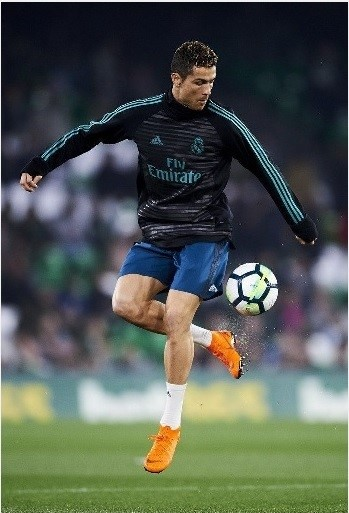
%> input picture E33/ronaldo.jpg, 349 x 513 px
$ octave E33.m   (GNU Octave 9; MATLAB toolbox functions it lacks are replaced by stand-ins)
%> lines starting %> are read from the running program, lines starting %| are printed output that depends on the picture; in (x1, y1, x2, y2) boxes, pixels count from 0 and x2, y2 are one past the last pixel; in counts of white or black regions, pixels touching at a corner belong together; the program's own positions count from 1
### E39/circle_hough.m
function [h, margin] = circle_hough(b, rrange, varargin)
opts = {'same', 'normalise'};
narginchk(2, 2+length(opts));
validateattributes(rrange, {'double'}, {'real' 'positive' 'vector'});
if ~iscell(varargin)
    varargin = {varargin};
end
if ~all(ismember(varargin, opts))
    error('Unrecognised option');
end
if ~all(ismember(varargin, opts))
    error('Unrecognised option');
end
[featR, featC] = find(b);
[nr, nc] = size(b);
nradii = length(rrange);
margin = ceil(max(rrange));
nrh = nr + 2*margin;
nch = nc + 2*margin;
h = zeros(nrh*nch*nradii, 1, 'uint32');
tempR = []; tempC = []; tempRad = [];
for i = 1:nradii
    [tR, tC] = circlepoints(rrange(i));
    tempR = [tempR tR]; %#ok<*AGROW>
    tempC = [tempC tC];
    tempRad = [tempRad repmat(i, 1, length(tR))];
end
tempInd = uint32( tempR+margin + nrh*(tempC+margin) + nrh*nch*(tempRad-1) );
featInd = uint32( featR' + nrh*(featC-1)' );
for f = featInd
    incI = tempInd + f;
    h(incI) = h(incI) + 1;
end
h = reshape(double(h), nrh, nch, nradii);
if ismember('same', varargin)
    h = h(1+margin:end-margin, 1+margin:end-margin, :);
    margin = 0;
end
if ismember('normalise', varargin)
    h = bsxfun(@rdivide, h, reshape(rrange, 1, 1, length(rrange)));
end
end

### E39/circle_houghpeaks.m
function peaks = circle_houghpeaks(h, radii, varargin)
params = checkargs(h, radii, varargin{:});
if params.smoothxy > 0
    [m, hsize] = gaussmask1d(params.smoothxy);
    h = cat(1, h(hsize:-1:1,:,:), h, h(end:-1:end-hsize+1,:,:));
    h = convn(h, reshape(m, length(m), 1, 1), 'valid');
    h = cat(2, h(:,hsize:-1:1,:), h, h(:,end:-1:end-hsize+1,:));
    h = convn(h, reshape(m, 1, length(m), 1), 'valid');
end
if params.smoothr > 0
    [m, hsize] = gaussmask1d(params.smoothr);
    h = cat(3, h(:,:,hsize:-1:1), h, h(:,:,end:-1:end-hsize+1));
    h = convn(h, reshape(m, 1, 1, length(m)), 'valid');
end
if isempty(params.threshold)
    params.threshold = 0.5 * max(h(:));
end

if isempty(params.nhoodxy) && isempty(params.nhoodr)
    maxarr = imregionalmax(h);
    maxarr = maxarr & h >= params.threshold;
    peakind = find(maxarr);
    [y, x, rind] = ind2sub(size(h), peakind);
    peaks = [x'; y'; radii(rind)];
    if ~isempty(params.npeaks) && params.npeaks < size(peaks,2)
        [~, ind] = sort(h(peakind), 'descend');
        ind = ind(1:params.npeaks);
        peaks = peaks(:, ind);
    end
else
    if isempty(params.nhoodxy)
        params.nhoodxy = 1;
    elseif isempty(params.nhoodr)
        params.nhoodr = 1;
    end
    nhood2 = ([params.nhoodxy params.nhoodxy params.nhoodr]-1) / 2;
    if isempty(params.npeaks)
        maxpks = 0;
        peaks = zeros(3, round(numel(h)/100));
    else
        maxpks = params.npeaks;
        peaks = zeros(3, maxpks);
    end
    np = 0;
    while true
        [r, c, k, v] = max3(h);
        if v < params.threshold || v == 0
            break;
        end
        np = np + 1;
        peaks(:, np) = [c; r; radii(k)];
        if np == maxpks
            break;
        end
        r0 = max([1 1 1], [r c k]-nhood2);
        r1 = min(size(h), [r c k]+nhood2);
        h(r0(1):r1(1), r0(2):r1(2), r0(3):r1(3)) = 0;
    end
    peaks(:, np+1:end) = [];
end
if params.margin > 0
    peaks([1 2], :) = peaks([1 2], :) - params.margin;
end
end
function params = checkargs(h, radii, varargin)
ip = inputParser;
htest = @(h) validateattributes(h, {'double'}, {'real' 'nonnegative' 'nonsparse'});
ip.addRequired('h', htest);
rtest = @(radii) validateattributes(radii, {'double'}, {'real' 'positive' 'vector'});
ip.addRequired('radii', rtest);
mtest = @(n) validateattributes(n, {'double'}, {'real' 'nonnegative' 'integer' 'scalar'});
ip.addOptional('margin', 0, mtest);
stest = @(s) validateattributes(s, {'double'}, {'real' 'nonnegative' 'scalar'});
ip.addParamValue('smoothxy', 0, stest);
ip.addParamValue('smoothr', 0, stest);
ip.addParamValue('threshold', [], stest);
nptest = @(n) validateattributes(n, {'double'}, {'real' 'positive' 'integer' 'scalar'});
ip.addParamValue('npeaks', [], nptest);
nhtest = @(n) validateattributes(n, {'double'}, {'odd' 'positive' 'scalar'});
ip.addParamValue('nhoodxy', [], nhtest);
ip.addParamValue('nhoodr', [], nhtest);
ip.parse(h, radii, varargin{:});
params = ip.Results;
end
% [6 lines left out: function gaussmask1d, not called in this run]
function [r, c, k, v] = max3(h)
[vr, r] = max(h);
[vc, c] = max(vr);
[v, k] = max(vc);
c = c(1, 1, k);
r = r(1, c, k);
end

### E39/circlepoints.m
function [x, y] = circlepoints(r)
x = [];
y = [];
for rad = r
    [xp, yp] = circlepoints1(rad);
    x = [x xp];
    y = [y yp];
end
end
% [19 lines left out: function circlepoints1, not called in this run]

### E33/E33.m
clc; clear; close all; warning off all;
im = imread('ronaldo.jpg');
%> im is the input picture: size 513x349x3 uint8; mean R, G, B 80.4, 87.8, 80.4
figure,imshow(im);
im_gray = rgb2gray(im);
figure,imshow(im_gray);
e = edge(im_gray, 'canny');
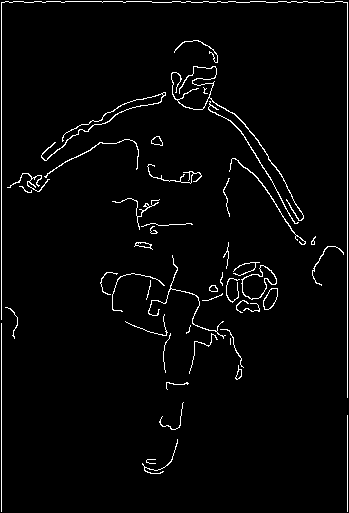
%> e: size 513x349 logical; 2.8% white in thin lines or dots
figure,imshow(e);
radii = 25:1:40;
h = circle_hough(e, radii, 'same', 'normalise');
%> in circle_hough, `[featR, featC] = find(b);`: featR = 5050 values from 2 to 512; featC = 5050 values from 2 to 348
%> in circle_hough, `featInd = uint32( featR' + nrh*(featC-1)' );`: featInd = 5050 values from 596 to 206283
peaks = circle_houghpeaks(h, radii, 'nhoodxy', 15, 'nhoodr', 21, 'npeaks', 1);
%> in circle_houghpeaks, `params = checkargs(h, radii, varargin{:});`: params = {margin 0, nhoodr 21, nhoodxy 15, npeaks 1, radii [25 26 27 28 29 30 31 32 33 34 35 36 37 38 39 40], smoothr 0}
%> in circle_houghpeaks, `params.threshold = 0.5 * max(h(:));`: params.threshold = 1.33
%> in circle_houghpeaks, `nhood2 = ([params.nhoodxy params.nhoodxy params.nhoodr]-1) / 2;`: nhood2 = [7 7 10]
%> in circle_houghpeaks, `maxpks = params.npeaks;`: maxpks = 1
%> the loop in circle_houghpeaks, `while true` made 1 pass
%> (v, k, c, r) on pass 1: (2.65, 2, 253, 289)
%> after the loop in circle_houghpeaks, `while true`: peaks = [253; 289; 26]
%> peaks = [253; 289; 26]
figure,imshow(im);
hold on;
bw = false(size(im_gray));
for peak = peaks
    [x, y] = circlepoints(peak(3));
    plot(x+peak(1), y+peak(2), 'y-','LineWidth',4);
    bw(x+peak(2), y+peak(1)) = true;
end
%> this loop made 1 pass
%> bw: size 513x349 logical; 1.6% white; 1 white region, box (x1, y1, x2, y2) and area: (226, 262, 279, 315) 2809
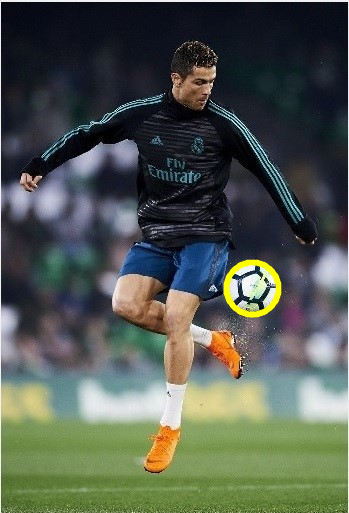
%> figure redrawn from the program's plot data
hold off
im2 = insertShape(im,'circle',[peaks(1),peaks(2),peaks(3)],'LineWidth', 4);
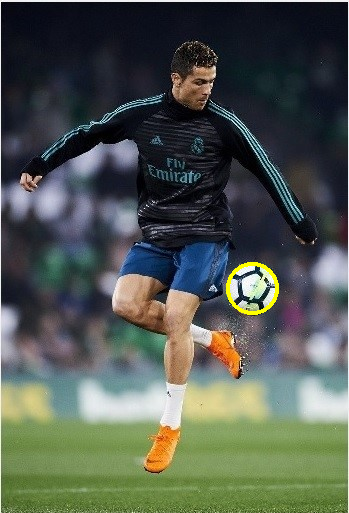
%> im2: size 513x349x3 uint8; 0.34% of pixels changed, all inside (x1, y1, x2, y2) = (226, 262, 279, 315)
R = im2(:,:,1);
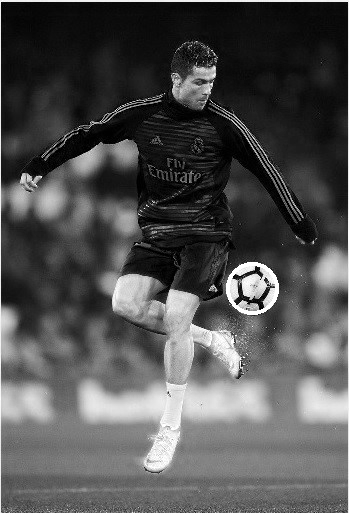
%> R: size 513x349 uint8; min 0, max 255, mean 80.8
G = im2(:,:,2);
B = im2(:,:,3);
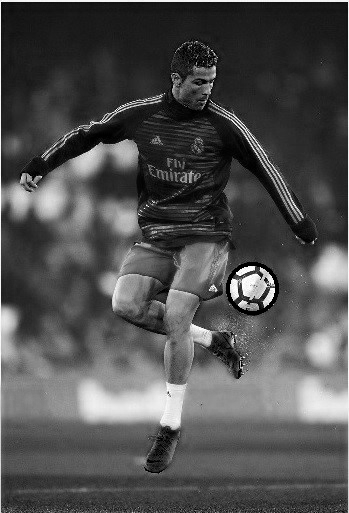
%> B: size 513x349 uint8; min 0, max 255, mean 79.8
[r,c,~] = find(R==255 & G==255 & B==0);
%> r = 608 values from 263 to 315; c = 608 values from 227 to 279
numind = size(r,1);
%> numind = 608
bin = false(size(im2,1), size(im2,2));
for i=1:numind
    bin(r(i),c(i)) = 1;
end
%> bin: size 513x349 logical; 0.34% white; 1 white region, box (x1, y1, x2, y2) and area: (226, 262, 279, 315) 608
bin = imfill(bin,'holes');
%> bin: size 513x349 logical; 1.2% white; 1 white region, box (x1, y1, x2, y2) and area: (226, 262, 279, 315) 2209
str = strel('disk',5);
bin = imerode(bin,str);
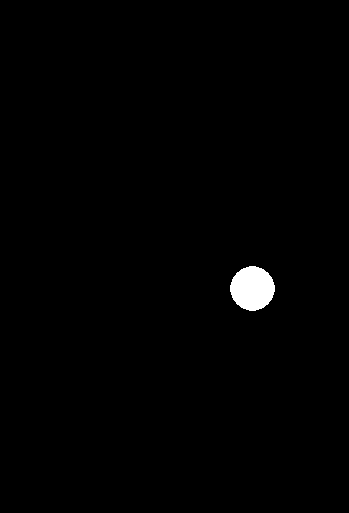
%> bin: size 513x349 logical; 0.86% white; 1 white region
figure, imshow(bin);
R = im(:,:,1);
G = im(:,:,2);
B = im(:,:,3);
R(~bin) = 0;
G(~bin) = 0;
B(~bin) = 0;
RGB = cat(3,R,G,B);
figure,imshow(RGB);
stats = regionprops(bin,'All');
%> stats = 1 region; box (x1, y1, x2, y2), Area, Centroid, MajorAxisLength, MinorAxisLength and Eccentricity: (230, 266, 275, 311) 1541 [253 289] 44.32 44.32 0
bbox = cat(1,stats.BoundingBox);
%> bbox = [230.5 266.5 45 45]
im3 = imcrop(RGB,bbox);
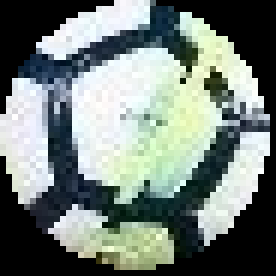
%> im3: size 46x46x3 uint8 (shown 6 times larger); mean R, G, B 116.8, 127.5, 122
figure, imshow(im3);
area = cat(1,stats.Area);
%> area = 1541
perimeter = cat(1,stats.Perimeter);
%> perimeter = 137.1
disp(['Area = ',num2str(area)])
%| Area = 1541
disp(['Perimeter = ',num2str(perimeter)])
%| Perimeter = 137.12
